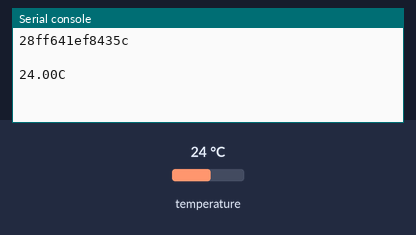
A program run on a simulated Raspberry Pi Pico running MicroPython. On the bench: the last lines printed to the serial console. Inputs (shaded band) come from the test bench; at power-on: temperature 24 °C.

Above: at 1.2 s.
1.3 s: temperature set to 12 °C
At 2.6 s:
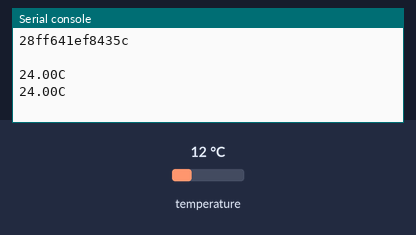
2.8 s: temperature set to 19 °C
At 3.9 s:
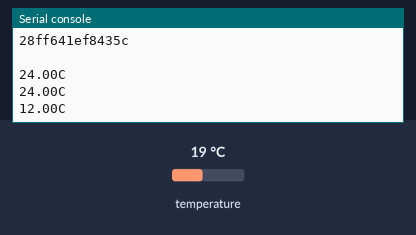
Timing chart, 0 to 5.8 s (numbered marks = the images above; inputs shaded):
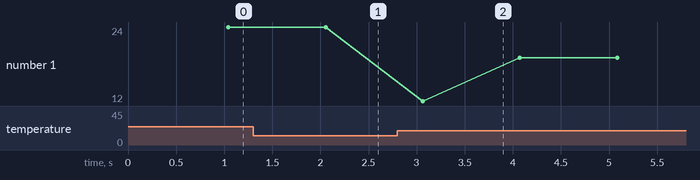

The program:

ds18b20_mpython.py
```python
# DS18B20 Temperature Sensor Example

from machine import Pin
import onewire
import ds18x20
from time import sleep

# Identify sensors on the OneWire bus
ow = onewire.OneWire(Pin(16))
ds = ds18x20.DS18X20(ow)
sensors = ds.scan()
for sensor in sensors:
    print(''.join(hex(i)[2:4] for i in sensor))
print()

# Main Loop
while True:
    ds.convert_temp()
    sleep(1)
    temp = ''
    for sensor in sensors:
        temp = temp + '{:.2f}C '.format(ds.read_temp(sensor))
    print (temp)
```

Measured:
- plotted number 1: 24 → 19 after the input at 2.8 s
